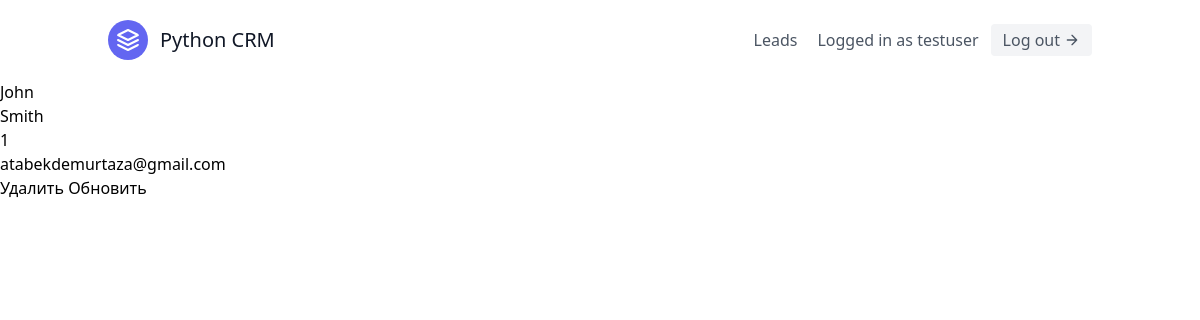
The app's page /leads/7/ (signed in) with its own data.
### leads/models.py (models this page shows, shortened)
class User(AbstractUser):
    pass

class Leads(models.Model):
    first_name = models.CharField('Имя',max_length=20,)
    last_name  = models.CharField('Фамилия',max_length=20)
    age = models.IntegerField(default=0)
    agent = models.ForeignKey("Agent",on_delete=models.CASCADE)

class Agent(models.Model):
    user = models.OneToOneField(User,on_delete=models.CASCADE)
    def __str__(self):
        return f'{self.user.email}'

### leads/views.py (the view)
# urls.py: path('<int:pk>/', LeadDetailView.as_view(), name='lead_detail'),
class LeadDetailView(LoginRequiredMixin, generic.DetailView):
    template_name = 'leads/lead-detail.html'
    context_object_name = 'lead'
    queryset = Leads.objects.all()

### leads/templates/leads/lead-detail.html (shortened to what this page needs)
{% extends 'base.html' %}
{% block content %}
    <h1>{{lead.first_name}}</h1>
    <h1>{{lead.last_name}}</h1>
    <p>{{lead.age}}</p>
    <p>{{lead.agent}}</p>
    <div>
        <a href="{% url 'leads:lead_delete' lead.pk %}">Удалить</a>
        <a href="{% url 'leads:lead_update' lead.pk %}">Обновить</a>
    </div>
{% endblock %}

### templates/navbar.html
<header class="text-gray-600 body-font">
    <div class="container mx-auto flex flex-wrap p-5 flex-col md:flex-row items-center">
        <a class="flex title-font font-medium items-center text-gray-900 mb-4 md:mb-0">
            <svg xmlns="http://www.w3.org/2000/svg" fill="none" stroke="currentColor" stroke-linecap="round"
                stroke-linejoin="round" stroke-width="2" class="w-10 h-10 text-white p-2 bg-indigo-500 rounded-full"
                viewBox="0 0 24 24">
                <path d="M12 2L2 7l10 5 10-5-10-5zM2 17l10 5 10-5M2 12l10 5 10-5"></path>
            </svg>
            <span class="ml-3 text-xl">Python CRM</span>
        </a>
        <nav class="md:ml-auto flex flex-wrap items-center text-base justify-center">
            {% if not request.user.is_authenticated %}
                <a class="mr-5 hover:text-blue-500" href="{% url 'login' %}">Log in</a>
                <a href="{% url 'signup' %}" class="inline-flex items-center
                bg-gray-100 border-0 py-1 px-3
                focus:outline-none hover:bg-gray-200 rounded text-base mt-4 md:mt-0">
                    Sign up
                    <svg fill="none" stroke="currentColor" stroke-linecap="round" stroke-linejoin="round" stroke-width="2"
                        class="w-4 h-4 ml-1" viewBox="0 0 24 24">
                        <path d="M5 12h14M12 5l7 7-7 7"></path>
                    </svg>
                </a>
            {% else %}
                <a href="{% url 'leads:lead_list' %}" class="mr-5 hover:text-blue-500">Leads</a>
                <p>Logged in as {{request.user.username}}</p>
                <a href="{% url 'logout' %}" class="ml-3 inline-flex items-center
                bg-gray-100 border-0 py-1 px-3
                focus:outline-none hover:bg-gray-200 rounded text-base mt-4 md:mt-0">
                    Log out
                    <svg fill="none" stroke="currentColor" stroke-linecap="round" stroke-linejoin="round" stroke-width="2"
                        class="w-4 h-4 ml-1" viewBox="0 0 24 24">
                        <path d="M5 12h14M12 5l7 7-7 7"></path>
                    </svg>
                </a>
            {% endif %}
        </nav>
    </div>
</header>

### records on screen
User: user.username "testuser"
Leads: first_name "John", last_name "Smith", age "1", agent "atabekdemurtaza@gmail.com"
